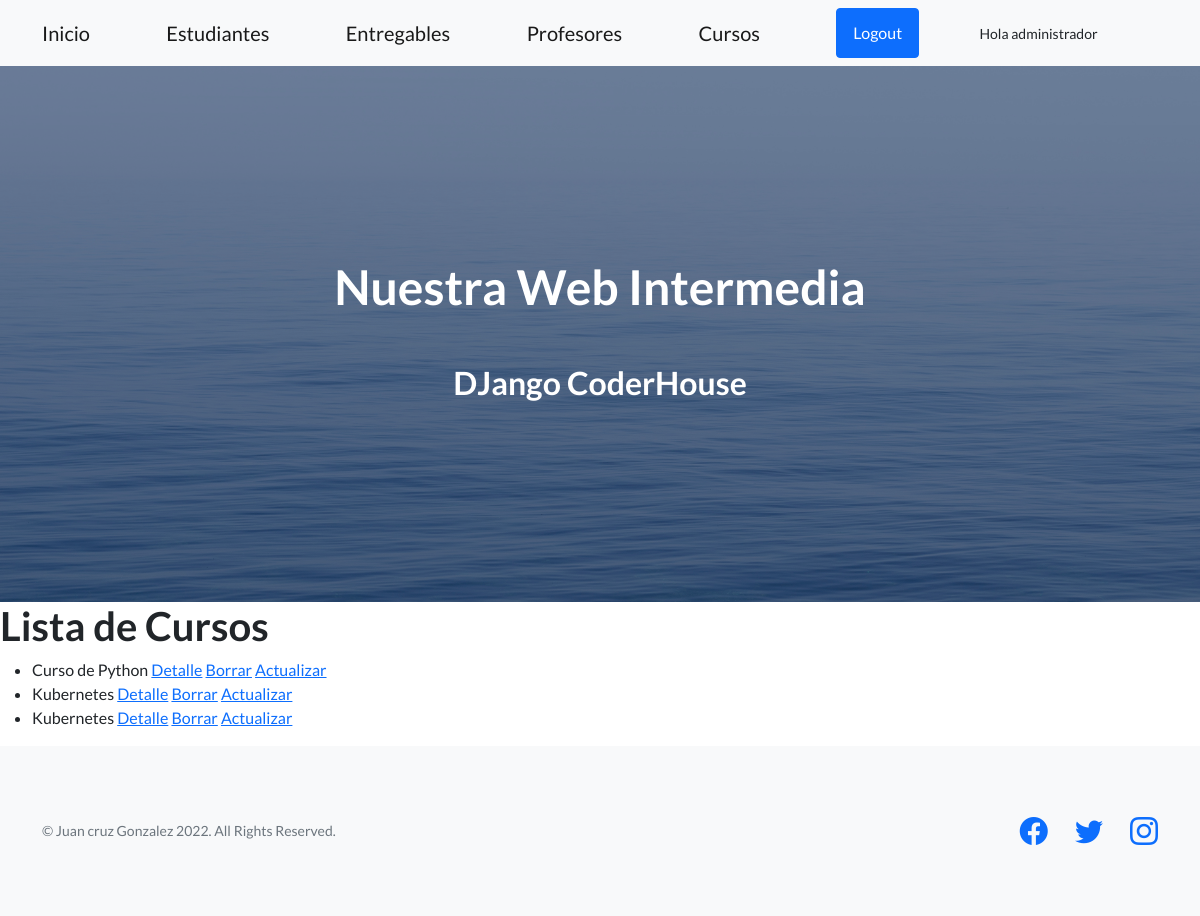
The app's page /coder/cursos/list/ (signed in), older data.
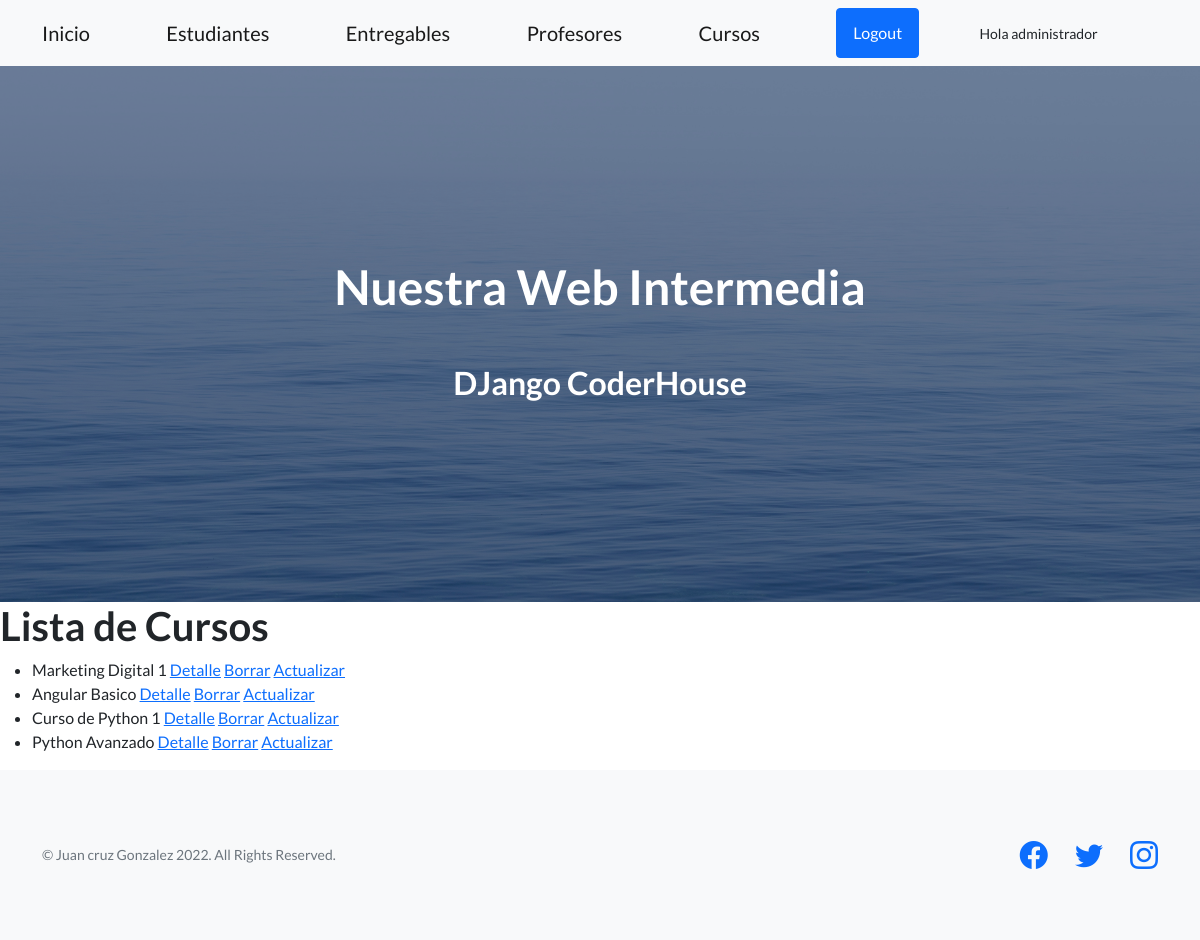
The same page, newer data.
### coder/models.py (models this page shows, shortened)
class Curso(models.Model):
    nombre=models.CharField(max_length=50)
    camada=models.IntegerField()

### coder/views.py (the view)
# urls.py: path('cursos/list/', CursoLista.as_view(), name="coder-cursos-list"),
class CursoLista(LoginRequiredMixin, ListView):
    model = Curso
    template_name = 'coder/curso_list.html'

### coder/templates/coder/curso_list.html
{% extends "coder/base.html" %}
{% block contenidoQueCambia %}
<h1>Lista de Cursos</h1>
<ul>
    {% for curso in object_list %}
        <li>
            {{curso.nombre}}
            <a href="{% url 'coder-cursos-detalle' curso.id%}">Detalle</a>
            <a href="{% url 'coder-cursos-borrar' curso.id%}">Borrar</a>
            <a href="{% url 'coder-cursos-update' curso.id%}">Actualizar</a>
        </li>
    {% endfor %}
</ul>
{% endblock %}

Row changes from the older to the newer data that the page shows:
removed Curso: nombre "Curso de Python"
removed Curso: nombre "Kubernetes"
removed Curso: nombre "Kubernetes"
added Curso: nombre "Marketing Digital 1"
added Curso: nombre "Angular Basico"
added Curso: nombre "Curso de Python 1"
added Curso: nombre "Python Avanzado"
